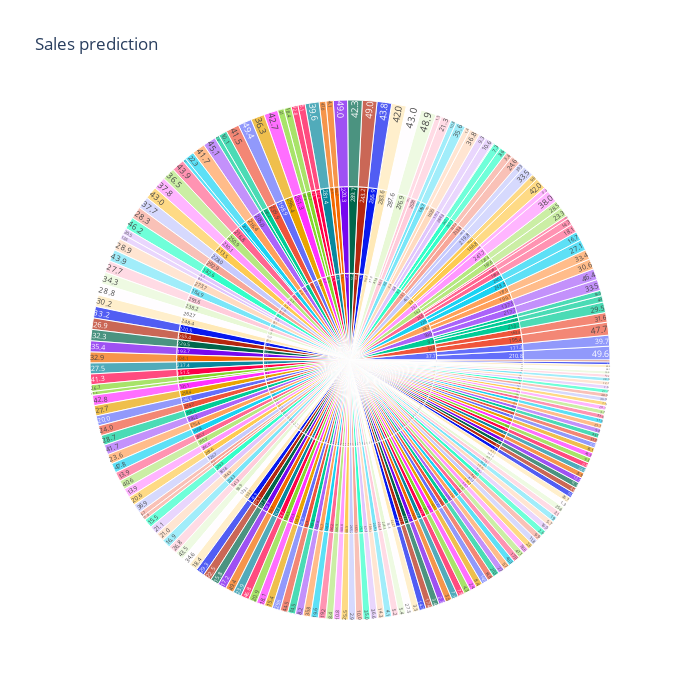

Notebook source saved alongside this figure:
### Code cell
import plotly.express as px
data = df[["Newspaper", "TV", "Radio"]]
figure = px.sunburst(df, path=["Newspaper", "TV" ,"Radio"], 
                     values="Sales", 
                     width=700, height=700, color_continuous_scale="RdY1Gn", 
                     title="Sales prediction")
figure.show()

### Figure 1 — Plotly figure (JSON) as saved in the notebook; plotly's stock layout.template omitted (floating-point values rounded to 4 significant figures; data arrays with more than 128 entries replaced by an {"elided": "..."} marker saying what was removed)
{"data": [{"branchvalues": "total", "domain": {"x": [0, 1], "y": [0, 1]}, "hovertemplate": "labels=%{label}<br>Sales=%{value}<br>parent=%{parent}<br>id=%{id}<extra></extra>", "ids": {"elided": "572 str values"}, "labels": {"elided": "572 str values"}, "name": "", "parents": {"elided": "572 str values"}, "type": "sunburst", "values": {"elided": "572 float values"}}], "layout": {"height": 700, "legend": {"tracegroupgap": 0}, "title": {"text": "Sales prediction"}, "width": 700}}
